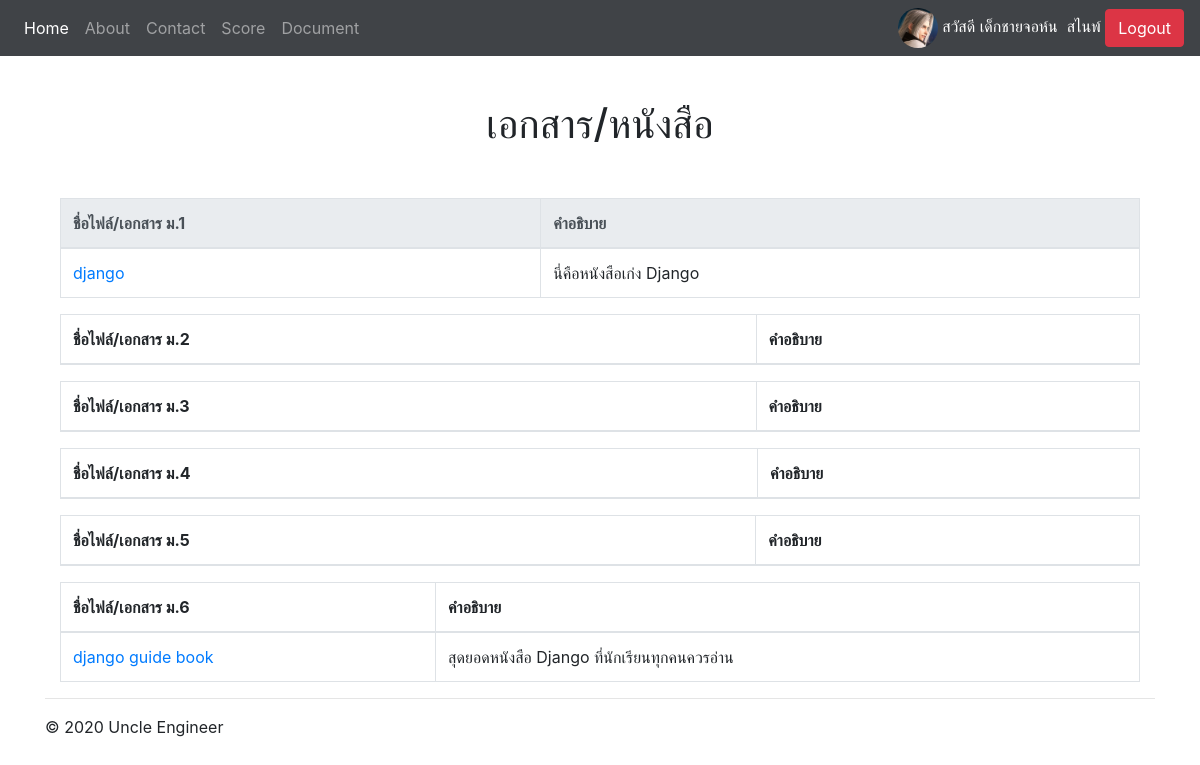
Page /document/ (signed in) on the committed database.
### school/models.py (models this page shows, shortened)
class Profile(models.Model):
    user = models.OneToOneField(User, on_delete=models.CASCADE)
    photoprofile = models.ImageField(default='default.png', upload_to='photo_profile', blank=True, null=True)
    usertype = models.CharField(max_length=100, null=True, blank=True, default='student')

class DocumentUpload(models.Model):
    levellist =(('ม.1', 'ม.1'),
                ('ม.2', 'ม.2'),
                ('ม.3', 'ม.3'),
                ('ม.4', 'ม.4'),
                ('ม.5', 'ม.5'),
                ('ม.6', 'ม.6'))
    level = models.CharField(max_length=100, choices=levellist, default='ม.1')
    document_name = models.CharField(max_length=100)
    document = models.FileField( upload_to='allDocument')
    other = models.TextField(blank=True, null=True)

### school/views.py (the view)
# urls.py: path('document/', showDocument, name='document-page'),
def showDocument(request):
	document = DocumentUpload.objects.all() # ดึงค่ามาจาก database ทั้งหมด
	context = {'document': document}
	return render(request, 'school/document.html', context)

### school/template/school/document.html (shortened to what this page needs)
{% extends 'school/base.html' %}
{% block ct1 %}
<center>
    <h1>เอกสาร/หนังสือ</h1>
</center>
{% endblock ct1 %}
{% block content %}
<div class="container">
    <table class="table table-bordered" style="width: 100%;">
        <thead class="thead-light">
            <tr>
                <th scope="col">ชื่อไฟล์/เอกสาร ม.1</th>
                <th scope="col">คำอธิบาย</th>
            </tr>
        </thead>
        <tbody>
        {% for doc in document %}
            {% if doc.level == 'ม.1' %}
            <tr>
                <td><a href="{{doc.document.url}}">{{doc.document_name}}</a></td>
                <td>{{doc.other}}</td>
            </tr>
            {% endif %}
        {% endfor %}
        </tbody>
    </table>
    <table class="table table-bordered" style="width: 100%;">
        <thead>
            <tr>
                <th scope="col">ชื่อไฟล์/เอกสาร ม.2</th>
                <th scope="col">คำอธิบาย</th>
            </tr>
        </thead>
    </table>
    <table class="table table-bordered" style="width: 100%;">
        <thead>
            <tr>
                <th scope="col">ชื่อไฟล์/เอกสาร ม.3</th>
                <th scope="col">คำอธิบาย</th>
            </tr>
        </thead>
    </table>
    <table class="table table-bordered" style="width: 100%;">
        <thead>
            <tr>
                <th scope="col">ชื่อไฟล์/เอกสาร ม.4</th>
                <th scope="col">คำอธิบาย</th>
            </tr>
        </thead>
    </table>
    <table class="table table-bordered" style="width: 100%;">
        <thead>
            <tr>
                <th scope="col">ชื่อไฟล์/เอกสาร ม.5</th>
                <th scope="col">คำอธิบาย</th>
            </tr>
        </thead>
    </table>
    <table class="table table-bordered" style="width: 100%;">
        <thead>
            <tr>
                <th scope="col">ชื่อไฟล์/เอกสาร ม.6</th>
                <th scope="col">คำอธิบาย</th>
            </tr>
        </thead>
        <tbody>
        {% for doc in document %}
            {% if doc.level == 'ม.6' %}
            <tr>
                <td><a href="{{doc.document.url}}">{{doc.document_name}}</a></td>
                <td>{{doc.other}}</td>
            </tr>
            {% endif %}
        {% endfor %}
        </tbody>
    </table>
</div>
{% endblock content %}

### school/template/school/base.html (shortened to what this page needs)
<!doctype html>
<html lang="en">
<head>
    <link rel="stylesheet" href="https://maxcdn.bootstrapcdn.com/bootstrap/4.4.1/css/bootstrap.min.css">
    <link rel="stylesheet" href="https://cdnjs.cloudflare.com/ajax/libs/font-awesome/4.7.0/css/font-awesome.min.css">
</head>
<body>
    <nav class="navbar navbar-expand-md navbar-dark fixed-top" style='background-color: #404347;'>
        <div class="collapse navbar-collapse" id="navbarsExampleDefault">
            <ul class="navbar-nav mr-auto">
                <li class="nav-item active">
                    <a class="nav-link" href="{% url 'home-page' %}">Home <span class="sr-only">(current)</span></a>
                </li>
                <li class="nav-item">
                    <a class="nav-link" href="{% url 'about-page' %}">About</a>
                </li>
                <li class="nav-item">
                    <a class="nav-link" href="{% url 'contact-page' %}">Contact</a>
                </li>
                {% if user.is_authenticated %}
                    <li class="nav-item">
                        <a class="nav-link" href="{% url 'score-page' %}">Score</a>
                    </li>
                    <li class="nav-item">
                        <a class="nav-link" href="{% url 'document-page' %}">Document</a>
                    </li>
                {% endif %}
            </ul>
            <div>
                {% if user.is_authenticated %}
                    {% if user.profile.photoprofile %}
                        <img src="{{user.profile.photoprofile.url}}" alt="" width="40" class="rounded-circle">
                    {% endif %}
                    <a href="{% url 'profile-page' %}"><font color="white">
                        สวัสดี&nbsp;{{user.first_name}}&nbsp;&nbsp;{{user.last_name}}
                    </font></a>
                    <a class="btn btn-danger" href="{% url 'logout' %}">Logout</a>
                {% else %}
                    <a class="btn btn-primary" href="{% url 'register-page' %}">Register</a>
                    <a class="btn btn-primary" href="{% url 'login' %}">Login</a>
                {% endif %}
            </div>
        </div>
    </nav>
    <main role="main">
        <div class="container" style="margin-top: 100px; margin-bottom: 50px">
            {% block ct1 %}
            {% endblock ct1 %}
        </div>
        <div class="container">
            {% block content %}
            {% endblock %}
            <hr>
        </div>
    </main>
    <footer class="container">
        <p>&copy; 2020 Uncle Engineer</p>
    </footer>
</body>
</html>

### rows in the picture
DocumentUpload: document_name "django", other "นี่คือหนังสือเก่ง Django"
DocumentUpload: document_name "django guide book", other "สุดยอดหนังสือ Django ที่นักเรียนทุกคนควรอ่าน"

### other values in the picture
{{ user.first_name }} "เด็กชายจอห์น"
{{ user.last_name }} "สไนพ์"
